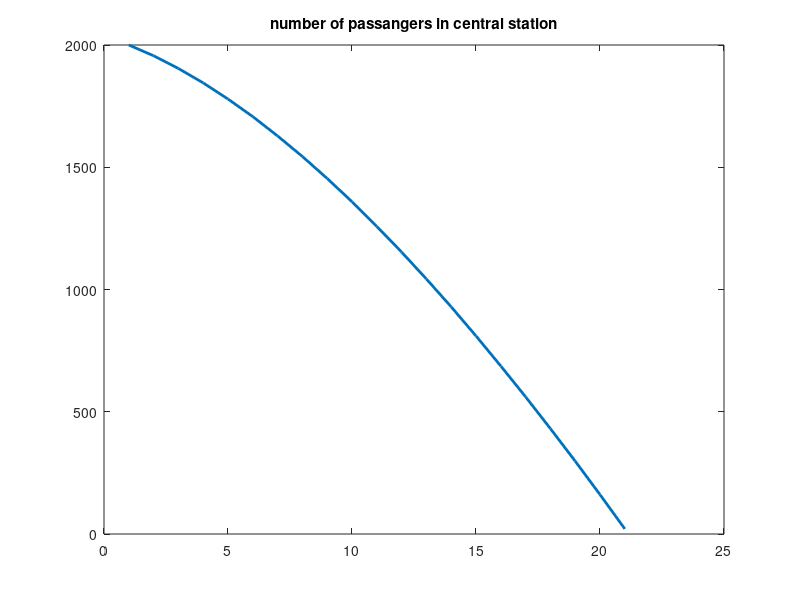
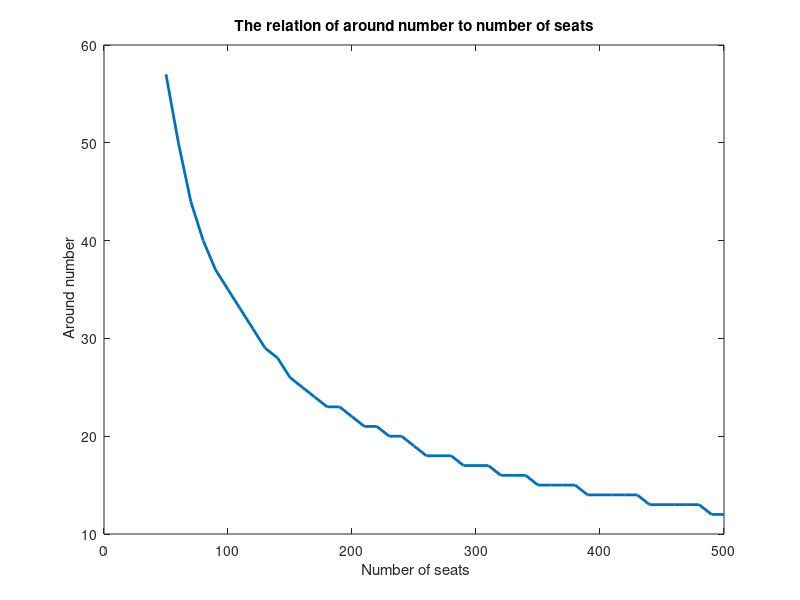

MATLAB code for these plots, in order:
%Q4sol
clear all
% close all
clc
%%%%%%%%%%%%%%%%%%%%%%%%%%%
% Q4A-c
P1rate=0.01;
P2rate=0.05;
N=2000;

k=200;% 50, 100, 150 % number of the seats (obs: to answer the question C, just change the seat numbers)
%%%%%%%%%
aroundCount=1;
NN=[];
NN=[NN,N];
while N>0
    PP1=[];
    P1Prob=1-exp(-P1rate); % probability of leaving of passanger in first station
    PP1=[PP1,round(P1Prob*k)];% number of the people who left the first staion is included to PP1
    for g=2:18
        kk=k-sum(PP1(1:g-1)); %number of avalable seats before arriving a station seats 
        P1=1-exp(-P1rate*g);
        PP1=[PP1,round(kk*P1rate)];  % number of the people who are getting off in each station are gathered in PP1
    end
    
    totPP1=sum(PP1); % total number of the peopole who left the bus in a round
    P2Prob=1-exp(-P2rate*aroundCount); % probability of reduction of passenger in central station
    totPP2=round((k-totPP1)*P2Prob);  % number of the people who go off in central station in a round

    N=N-totPP1-totPP2; %remaining number of tourists after a round
    NN=[NN,N];
    aroundCount=aroundCount+1;
end
figure,plot(NN(1:end-1),'LineWidth',2)
title('number of passangers in central station')
NumberOfNecessaryRounds=aroundCount-1,
%%%%%%%%%%%%%%%%%%%%%%%%%%%
% Q4c as code
P1rate=0.01;
P2rate=0.05;
%%%%%%%%%
NNm=[];
NNmlen=[];
for k=50:10:500, % variation of number of searts
    N=2000;
    aroundCount=1;
    NN=[];
    NN=[NN,N];
    while N>0
        PP1=[];
        P1Prob=1-exp(-P1rate); % probability of leaving of passanger in first station
        PP1=[PP1,round(P1Prob*k)];% number of the people who left the first staion is included to PP1
        for g=2:18
            kk=k-sum(PP1(1:g-1)); %number of avalable seats before arriving a station seats 
            P1=1-exp(-P1rate*g);
            PP1=[PP1,kk*P1rate];  % number of the people who are getting off in each station are gathered in PP1
        end

        totPP1=sum(PP1); % total number of the peopole who left the bus in a round
        P2Prob=1-exp(-P2rate*aroundCount); % probability of reduction of passenger in central station
        totPP2=(k-totPP1)*P2Prob;  % number of the people who go off in central station in a round

        N=N-totPP1-totPP2; %remaining number of tourists after a round
        NN=[NN,N];
        aroundCount=aroundCount+1;
    end
%     figure,plot(NN(1:end-1))
    NNm=[NNm,NN];
    NNmlen=[NNmlen,length(NN)];
end

figure,plot(50:10:500,NNmlen,'LineWidth',2)
xlabel(' Number of seats'), ylabel(' Around number')
title('The relation of around number to number of seats')








